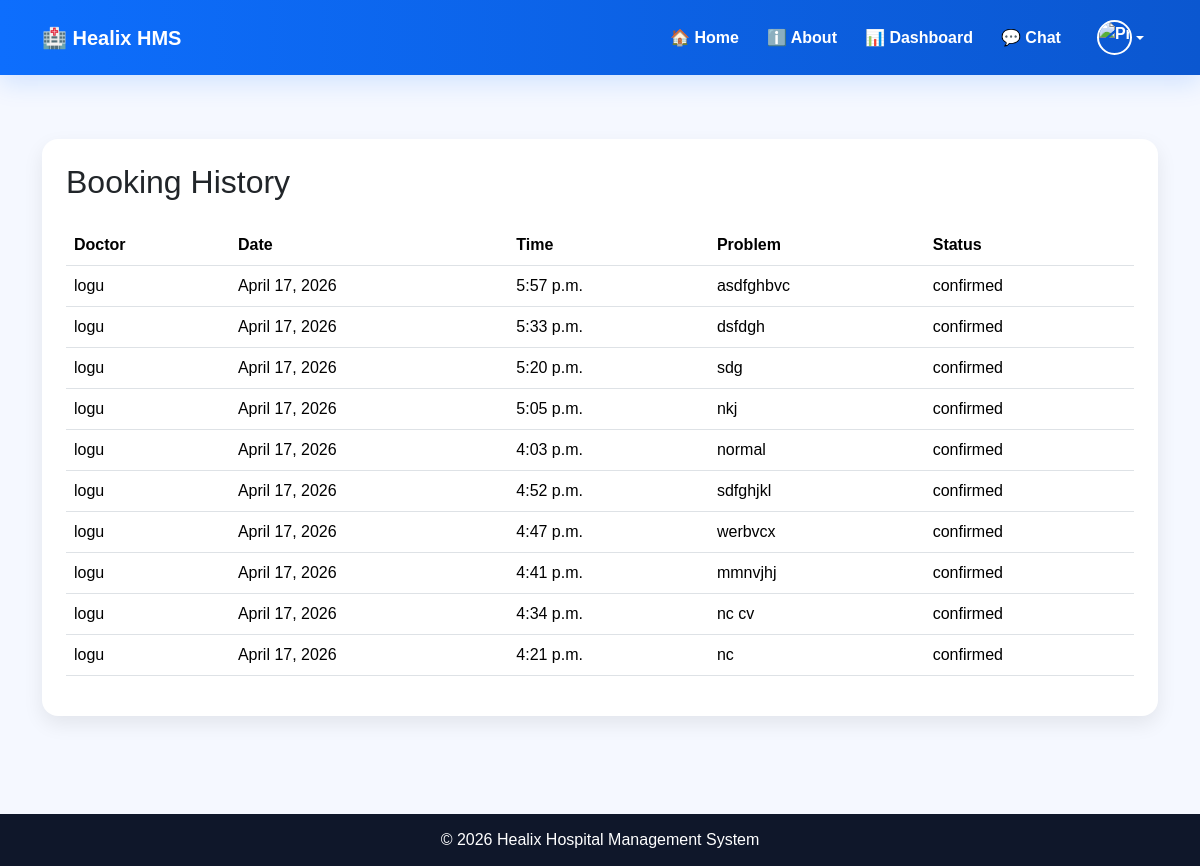
/appointments/history/ (signed in), run on the app's committed database.
### core/models.py (models this page shows, shortened)
class Appointment(models.Model):
    STATUS_CHOICES = (
        ('pending', 'Pending'),
        ('confirmed', 'Confirmed'),
        ('rejected', 'Rejected'),
    )
    patient = models.ForeignKey(User, on_delete=models.CASCADE, related_name='patient_appointments')
    doctor = models.ForeignKey(User, on_delete=models.CASCADE, related_name='doctor_appointments')
    appointment_date = models.DateField()
    appointment_time = models.TimeField()
    problem = models.TextField()
    status = models.CharField(max_length=20, choices=STATUS_CHOICES, default='pending')
    created_at = models.DateTimeField(auto_now_add=True)
    reminder_sent = models.BooleanField(default=False)

### core/views.py (the view)
# urls.py: path('appointments/history/', views.booking_history, name='booking_history'),
@login_required
def booking_history(request):
    profile = get_object_or_404(Profile, user=request.user)
    if profile.role != 'patient':
        return redirect('home')
    appointments = Appointment.objects.filter(patient=request.user).order_by('-created_at')
    return render(request, 'booking_history.html', {'appointments': appointments})

### templates/booking_history.html (shortened to what this page needs)
{% extends 'base.html' %}
{% block content %}
<div class="container py-5">
    <div class="box">
        <h2 class="mb-4">Booking History</h2>
        <table class="table">
            <thead>
                <tr>
                    <th>Doctor</th>
                    <th>Date</th>
                    <th>Time</th>
                    <th>Problem</th>
                    <th>Status</th>
                </tr>
            </thead>
            <tbody>
                {% for item in appointments %}
                <tr>
                    <td>{{ item.doctor.first_name|default:item.doctor.username }}</td>
                    <td>{{ item.appointment_date }}</td>
                    <td>{{ item.appointment_time }}</td>
                    <td>{{ item.problem }}</td>
                    <td>{{ item.status }}</td>
                </tr>
                {% empty %}
                <tr>
                    <td colspan="5">No booking history found</td>
                </tr>
                {% endfor %}
            </tbody>
        </table>
    </div>
</div>
{% endblock %}

### templates/base.html (style rules this page uses)
body { background: #f5f8ff; font-family: Arial, sans-serif; min-height: 100vh; display: flex; flex-direction: column; }
.box, .card-box, .card-stat { background: #fff; border-radius: 16px; box-shadow: 0 8px 20px rgba(0, 0, 0, 0.08); padding: 24px; border: none; }

### data on the page
Appointment: doctor.first_name "logu", appointment_date "April 17, 2026", appointment_time "5:57 p.m.", problem "asdfghbvc", status "confirmed"
Appointment: doctor.first_name "logu", appointment_date "April 17, 2026", appointment_time "5:33 p.m.", problem "dsfdgh", status "confirmed"
Appointment: doctor.first_name "logu", appointment_date "April 17, 2026", appointment_time "5:20 p.m.", problem "sdg", status "confirmed"
Appointment: doctor.first_name "logu", appointment_date "April 17, 2026", appointment_time "5:05 p.m.", problem "nkj", status "confirmed"
Appointment: doctor.first_name "logu", appointment_date "April 17, 2026", appointment_time "4:03 p.m.", problem "normal", status "confirmed"
Appointment: doctor.first_name "logu", appointment_date "April 17, 2026", appointment_time "4:52 p.m.", problem "sdfghjkl", status "confirmed"
Appointment: doctor.first_name "logu", appointment_date "April 17, 2026", appointment_time "4:47 p.m.", problem "werbvcx", status "confirmed"
Appointment: doctor.first_name "logu", appointment_date "April 17, 2026", appointment_time "4:41 p.m.", problem "mmnvjhj", status "confirmed"
Appointment: doctor.first_name "logu", appointment_date "April 17, 2026", appointment_time "4:34 p.m.", problem "nc cv", status "confirmed"
Appointment: doctor.first_name "logu", appointment_date "April 17, 2026", appointment_time "4:21 p.m.", problem "nc", status "confirmed"
